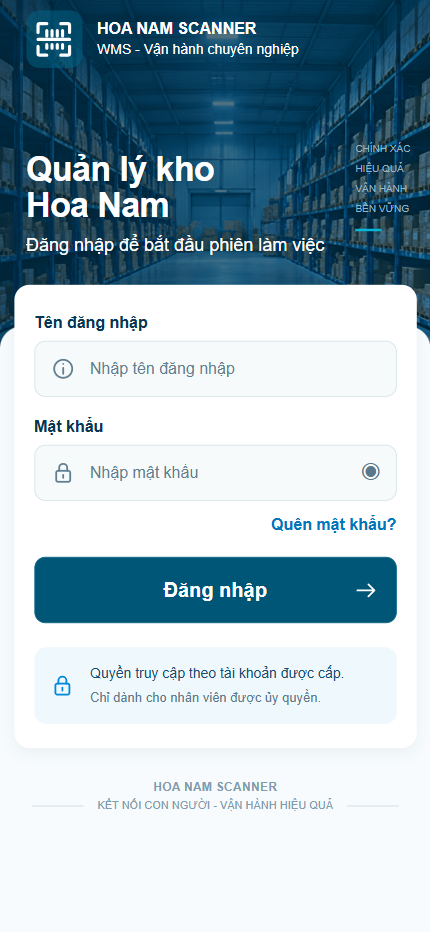
#> input picture handoff/P01/evidence/P01-S01-430.png, 430 x 932 px, given in place of 01_Dang_nhap_va_Xac_nhan_phien_ORIGINAL.jpg, which was not available
$ python compare_reference.py
#> lines starting #> are read from the running program, lines starting #| are printed output that depends on the picture; pictures that were not available may be replaced by others from this repository, and a replacement may not be noted
"""Diagnostic crops only. Never writes baseline or product assets; no pixel-pass gate."""
from pathlib import Path
from PIL import Image
import hashlib
import json
import argparse

root = Path(__file__).resolve().parents[2]
baseline = root / 'design/01_Main/BOARDS/00_LOCKED_ORIGINALS/01_Dang_nhap_va_Xac_nhan_phien_ORIGINAL.jpg'
parser = argparse.ArgumentParser()
parser.add_argument('--evidence-dir', type=Path, default=Path(__file__).resolve().parent / 'evidence')
parser.add_argument('--actual-extension', default='png', choices=['png', 'jpg'])
args = parser.parse_args()
evidence = args.evidence_dir.resolve()
image = Image.open(baseline)
#> image is the input picture: PIL image 430x932 RGB; mean R, G, B 163.7, 185.2, 196
results = {'sha256': hashlib.sha256(baseline.read_bytes()).hexdigest(), 'baseline_size': image.size,
           'method': 'Unscaled rectangular content crops. Estimated; no source DPR/font/zoom and no approved threshold. Qualitative review only.', 'panels': []}
for panel, x in [('S01', 211), ('S02', 800)]:
    crop = image.crop((x, 114, x + 438, 948))
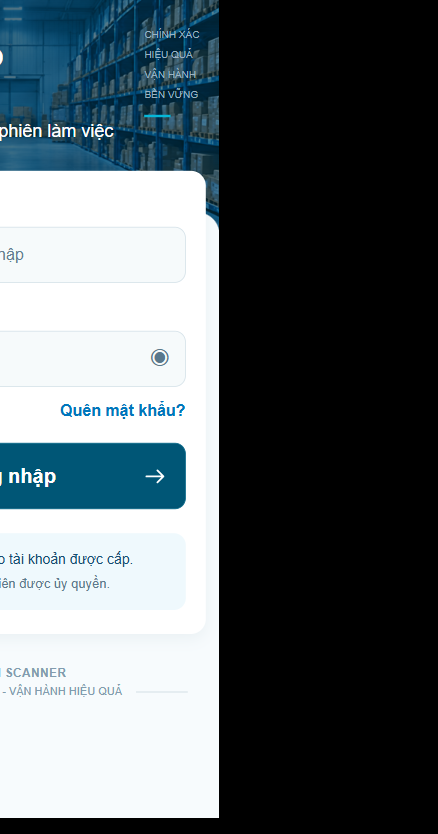
#> crop: PIL image 438x834 RGB; mean R, G, B 89.6, 98.7, 103
    actual = Image.open(evidence / f'P01-{panel}-438.{args.actual_extension}').convert('RGB')
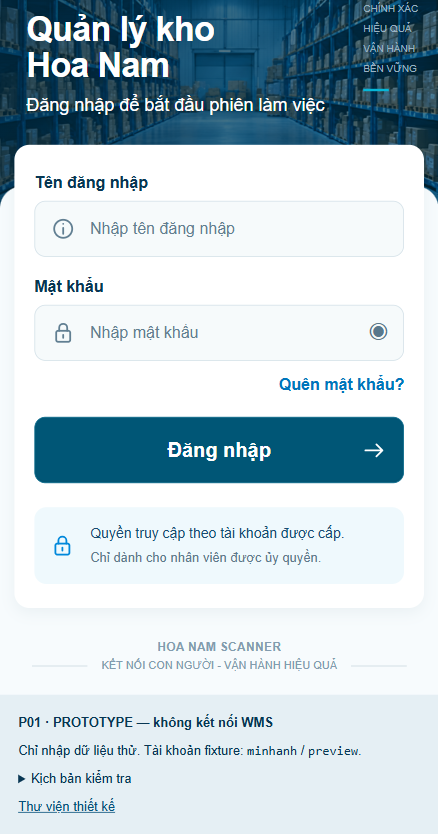
#> input picture handoff/P01/evidence/P01-S01-438.png, 438 x 834 px
#> actual is the input picture: PIL image 438x834 RGB; mean R, G, B 188, 205.3, 213.6
    crop.save(evidence / f'baseline-{panel}-crop.png')
    # Preserve pixels, never stretch either reference or actual.
    paired = Image.new('RGB', (crop.width + actual.width, max(crop.height, actual.height)), 'white')
#> paired: PIL image 876x834 RGB; every value is 255
    paired.paste(crop, (0, 0))
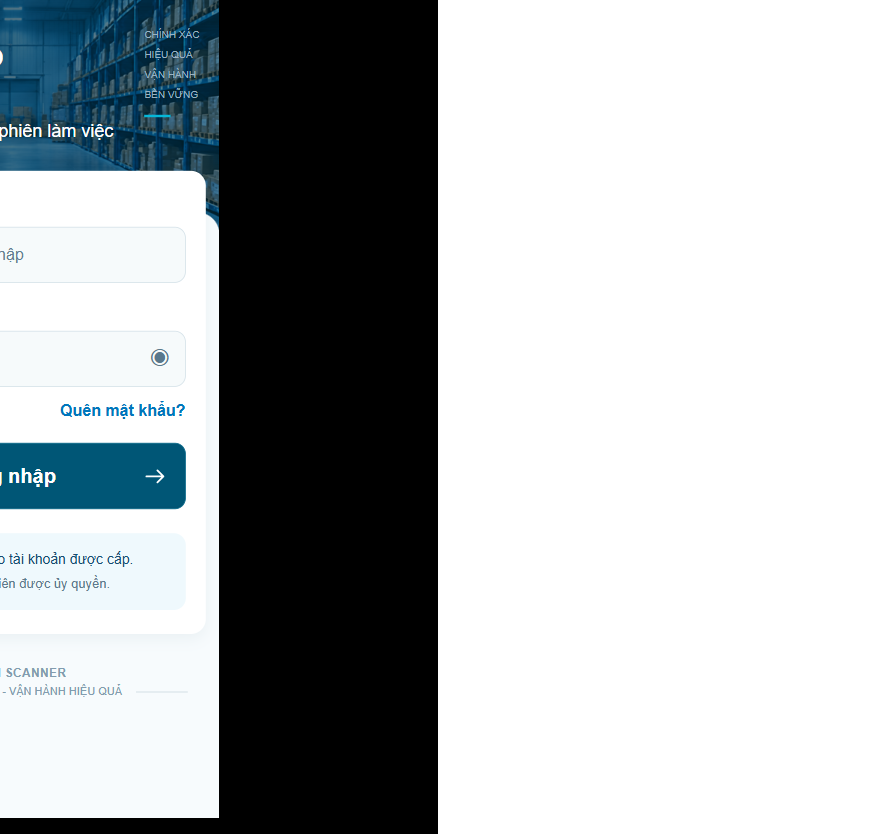
#> paired: PIL image 876x834 RGB; mean R, G, B 172.3, 176.8, 179
    paired.paste(actual, (crop.width, 0))
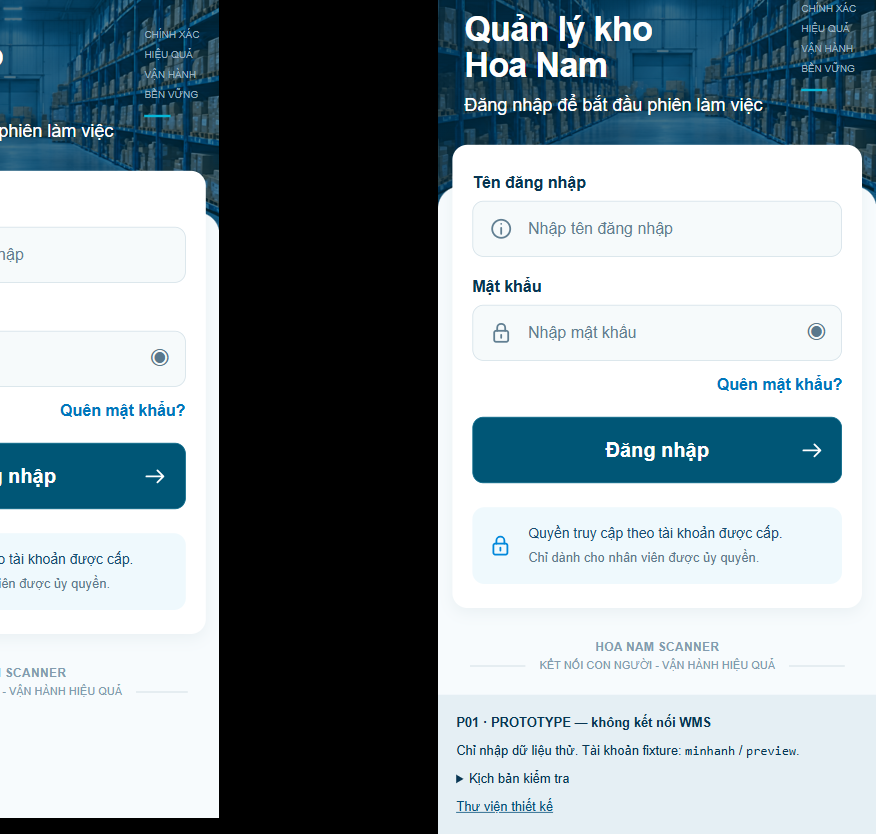
#> paired: PIL image 876x834 RGB; mean R, G, B 138.8, 152, 158.3
    paired.save(evidence / f'comparison-{panel}.png')
    results['panels'].append({'panel': panel, 'crop': [x, 114, 438, 834], 'actual_size': actual.size,
                              'visual_status': 'FAIL', 'reason': 'Visible differences remain: logo, hero composition, original font/texture and exact icon rendering. No claim of 100% equivalence.'})
(evidence / 'baseline-comparison.json').write_text(json.dumps(results, indent=2), encoding='utf-8')
print(json.dumps(results, indent=2))
#> (printed output is left out)
